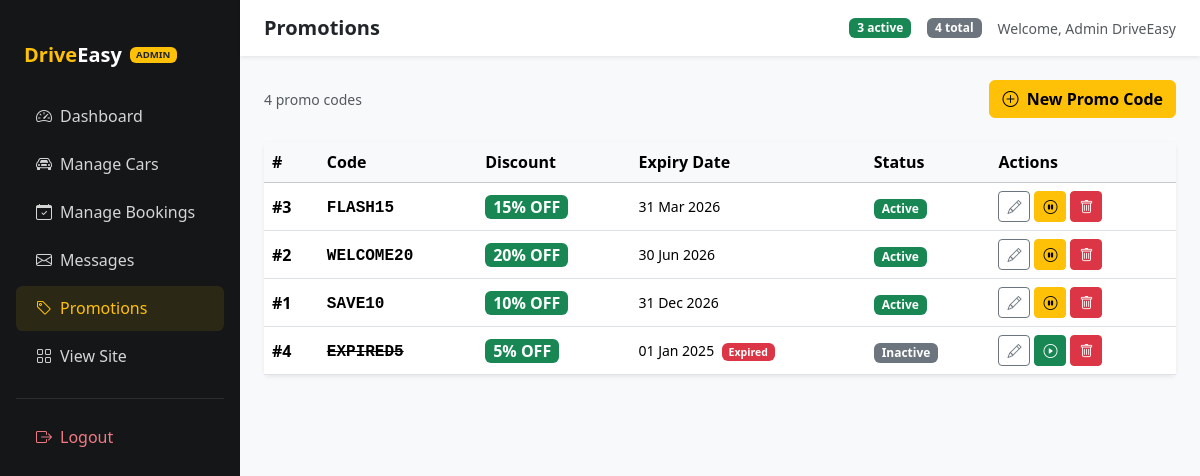
The page /admin/manage-promotion.php (signed in) on the database its author committed.
### tables this page shows
CREATE TABLE IF NOT EXISTS promo_codes (
    id               INT AUTO_INCREMENT PRIMARY KEY,
    code             VARCHAR(30)   NOT NULL UNIQUE,
    discount_percent DECIMAL(5,2)  NOT NULL,
    expiry_date      DATE          NOT NULL,
    is_active        TINYINT(1)    NOT NULL DEFAULT 1
);

### includes/auth.php (called while the page is built, shortened)
<?php
function currentUserName(): string
{
    return htmlspecialchars($_SESSION['user_name'] ?? '', ENT_QUOTES, 'UTF-8');
}

### admin/manage-promotion.php (the view, shortened to what this page needs)
<?php
require_once dirname(__DIR__) . '/includes/db.php';
require_once dirname(__DIR__) . '/includes/auth.php';
$promos = $pdo->query("SELECT * FROM promo_codes ORDER BY is_active DESC, expiry_date ASC")->fetchAll();
$totalCount  = count($promos);
$activeCount = 0;
foreach ($promos as $p) { if ($p['is_active']) $activeCount++; }
?>
<!DOCTYPE html>
<html lang="en">
<head>
    <link rel="stylesheet" href="https://cdn.jsdelivr.net/npm/bootstrap@5.3.2/dist/css/bootstrap.min.css">
    <link rel="stylesheet" href="https://cdn.jsdelivr.net/npm/bootstrap-icons@1.11.3/font/bootstrap-icons.min.css">
    <link rel="stylesheet" href="/assets/css/style.css">
</head>
<body>
<div class="d-flex" style="min-height:100vh;">
    <nav class="admin-sidebar d-none d-lg-flex flex-column" style="width:240px;flex-shrink:0;" aria-label="Admin navigation">
        <a href="/admin/dashboard.php" class="d-flex align-items-center gap-2 px-4 py-3 text-decoration-none mb-2">
            <span class="fw-bold fs-5"><span class="text-warning">Drive</span><span class="text-white">Easy</span></span>
            <span class="badge bg-warning text-dark" style="font-size:0.6rem;">ADMIN</span>
        </a>
        <div class="px-3">
            <ul class="nav flex-column">
                <li><a class="nav-link" href="/admin/dashboard.php"><i class="bi bi-speedometer2 me-2" aria-hidden="true"></i>Dashboard</a></li>
                <li><a class="nav-link" href="/admin/manage-cars.php"><i class="bi bi-car-front me-2" aria-hidden="true"></i>Manage Cars</a></li>
                <li><a class="nav-link" href="/admin/manage-bookings.php"><i class="bi bi-calendar-check me-2" aria-hidden="true"></i>Manage Bookings</a></li>
                <li>
                    <a class="nav-link" href="/admin/manage-messages.php">
                        <i class="bi bi-envelope me-2" aria-hidden="true"></i>Messages
                    </a>
                </li>
                <li>
                    <a class="nav-link active" href="/admin/manage-promotion.php">
                        <i class="bi bi-tag me-2" aria-hidden="true"></i>Promotions
                    </a>
                </li>
                <li><a class="nav-link" href="/fleet.php"><i class="bi bi-grid me-2" aria-hidden="true"></i>View Site</a></li>
            </ul>
            <hr class="border-secondary my-3">
            <ul class="nav flex-column">
                <li><a class="nav-link text-danger" href="/logout.php"><i class="bi bi-box-arrow-right me-2" aria-hidden="true"></i>Logout</a></li>
            </ul>
        </div>
    </nav>
    <div class="flex-grow-1 bg-light">
        <header class="bg-white shadow-sm px-4 py-3 d-flex justify-content-between align-items-center sticky-top">
            <div class="d-flex align-items-center gap-3">
                <h1 class="h5 mb-0 fw-bold">Promotions</h1>
            </div>
            <div class="d-flex align-items-center gap-3">
                <span class="badge bg-success"><?= $activeCount ?> active</span>
                <span class="badge bg-secondary"><?= $totalCount ?> total</span>
                <span class="small text-muted">Welcome, <?= currentUserName() ?></span>
            </div>
        </header>
        <main class="p-4">
            <div class="d-flex justify-content-between align-items-center mb-4">
                <p class="text-muted mb-0 small"><?= $totalCount ?> promo code<?= $totalCount !== 1 ? 's' : '' ?></p>
                <button type="button" class="btn btn-warning fw-semibold" data-bs-toggle="modal" data-bs-target="#createPromoModal">
                    <i class="bi bi-plus-circle me-1" aria-hidden="true"></i> New Promo Code
                </button>
            </div>
            <div class="card border-0 shadow-sm">
                <div class="card-body p-0">
                    <div class="table-responsive">
                        <table class="table table-hover align-middle mb-0">
                            <thead class="table-light">
                                <tr>
                                    <th scope="col">#</th>
                                    <th scope="col">Code</th>
                                    <th scope="col">Discount</th>
                                    <th scope="col">Expiry Date</th>
                                    <th scope="col">Status</th>
                                    <th scope="col">Actions</th>
                                </tr>
                            </thead>
                            <tbody>
                                <?php if (empty($promos)): ?>
                                <tr>
                                    <td colspan="6" class="text-center text-muted py-5">
                                        <i class="bi bi-tag fs-2 d-block mb-2" aria-hidden="true"></i>
                                        No promo codes found. Create one to get started.
                                    </td>
                                </tr>
                                <?php else: ?>
                                <?php foreach ($promos as $p):
                                    $isActive  = ($p['is_active'] == 1);
                                    $isExpired = ($p['expiry_date'] < date('Y-m-d'));
                                ?>
                                <tr class="<?= !$isActive ? 'text-muted' : '' ?>">
                                    <td class="fw-semibold">#<?= (int)$p['id'] ?></td>
                                    <td>
                                        <span class="fw-bold font-monospace <?= $isActive ? '' : 'text-decoration-line-through' ?>">
                                            <?= htmlspecialchars($p['code']) ?>
                                        </span>
                                    </td>
                                    <td>
                                        <span class="badge bg-success px-2 py-1 fs-6">
                                            <?= number_format((float)$p['discount_percent'], 0) ?>% OFF
                                        </span>
                                    </td>
                                    <td class="small text-nowrap">
                                        <?= htmlspecialchars(date('d M Y', strtotime($p['expiry_date']))) ?>
                                        <?php if ($isExpired): ?>
                                            <span class="badge bg-danger ms-1">Expired</span>
                                        <?php endif; ?>
                                    </td>
                                    <td>
                                        <?php if ($isActive && !$isExpired): ?>
                                            <span class="badge bg-success px-2 py-1">Active</span>
                                        <?php elseif ($isActive && $isExpired): ?>
                                            <span class="badge bg-warning text-dark px-2 py-1">Expired</span>
                                        <?php else: ?>
                                            <span class="badge bg-secondary px-2 py-1">Inactive</span>
                                        <?php endif; ?>
                                    </td>
                                    <td>
                                        <div class="d-flex gap-1 flex-wrap">
                                            <button type="button" class="btn btn-outline-secondary btn-sm"
                                                    title="Edit promo code"
                                                    aria-label="Edit promo #<?= (int)$p['id'] ?>"
                                                    data-bs-toggle="modal"
                                                    data-bs-target="#editPromoModal<?= (int)$p['id'] ?>">
                                                <i class="bi bi-pencil" aria-hidden="true"></i>
                                            </button>
                                            <form method="POST" action="/admin/manage-promotion.php" class="d-inline">
                                                <?php if ($isActive): ?>
                                                <button type="submit" class="btn btn-warning btn-sm"
                                                        title="Deactivate"
                                                        aria-label="Deactivate promo #<?= (int)$p['id'] ?>">
                                                    <i class="bi bi-pause-circle" aria-hidden="true"></i>
                                                </button>
                                                <?php else: ?>
                                                <button type="submit" class="btn btn-success btn-sm"
                                                        title="Activate"
                                                        aria-label="Activate promo #<?= (int)$p['id'] ?>">
                                                    <i class="bi bi-play-circle" aria-hidden="true"></i>
                                                </button>
                                                <?php endif; ?>
                                            </form>
                                            <form method="POST" action="/admin/manage-promotion.php" class="d-inline"
                                                  onsubmit="return confirm('Delete promo code <?= htmlspecialchars($p['code']) ?>?');">
                                                <button type="submit" class="btn btn-danger btn-sm"
                                                        title="Delete promo code"
                                                        aria-label="Delete promo #<?= (int)$p['id'] ?>">
                                                    <i class="bi bi-trash" aria-hidden="true"></i>
                                                </button>
                                            </form>
                                        </div>
                                    </td>
                                </tr>
                                <?php endforeach; ?>
                                <?php endif; ?>
                            </tbody>
                        </table>
                    </div>
                </div>
            </div>
        </main>
    </div>
</div>
</body>
</html>

### assets/css/style.css (style rules this page uses)
:root { --brand-gold: #FFC107; --brand-gold-text: #735500; --brand-dark: #212529; --brand-darker: #141618; --brand-light: #F8F9FA; --card-radius: 0.75rem; --transition: 0.25s ease; }
.text-warning { color: var(--brand-gold-text) !important; }
.text-muted, .text-secondary { color: #54595e !important; }
.bg-dark .text-warning, .page-hero .text-warning, .hero-section .text-warning, .navbar-dark .text-warning, .admin-sidebar .text-warning { color: var(--brand-gold) !important; }
.bg-dark .text-danger, .admin-sidebar .text-danger { color: #f17a84 !important; }
.bg-warning { background-color: var(--brand-gold) !important; color: var(--brand-dark) !important; }
.badge.bg-warning { color: var(--brand-dark) !important; }
body { font-family: 'Segoe UI', system-ui, -apple-system, sans-serif; display: flex; flex-direction: column; min-height: 100vh; background-color: #f4f6f9; color: var(--brand-dark); }
main { flex: 1; }
a { text-decoration: none; transition: color var(--transition); }
.admin-sidebar { min-height: calc(100vh - 60px); background: var(--brand-darker); padding-top: 1.5rem; }
.admin-sidebar .nav-link { color: rgba(255, 255, 255, 0.82); font-weight: 500; padding: 0.65rem 1.25rem; border-radius: 0.4rem; margin-bottom: 0.2rem; transition: all var(--transition); }
.admin-sidebar .nav-link:hover, .admin-sidebar .nav-link.active { color: var(--brand-gold); background: rgba(255, 193, 7, 0.1); }
.admin-sidebar .nav-link i { width: 1.4em; text-align: center; }

### rows shown on the page
promo_codes: id "3", code "FLASH15", discount_percent "15", expiry_date "31 Mar 2026", is_active "Active"
promo_codes: id "2", code "WELCOME20", discount_percent "20", expiry_date "30 Jun 2026", is_active "Active"
promo_codes: id "1", code "SAVE10", discount_percent "10", expiry_date "31 Dec 2026", is_active "Active"
promo_codes: id "4", code "EXPIRED5", discount_percent "5", expiry_date "01 Jan 2025", shows "Expired", is_active "Inactive"

### other values the page prints
$activeCount "3"
$totalCount "4"
currentUserName() "Admin DriveEasy"
